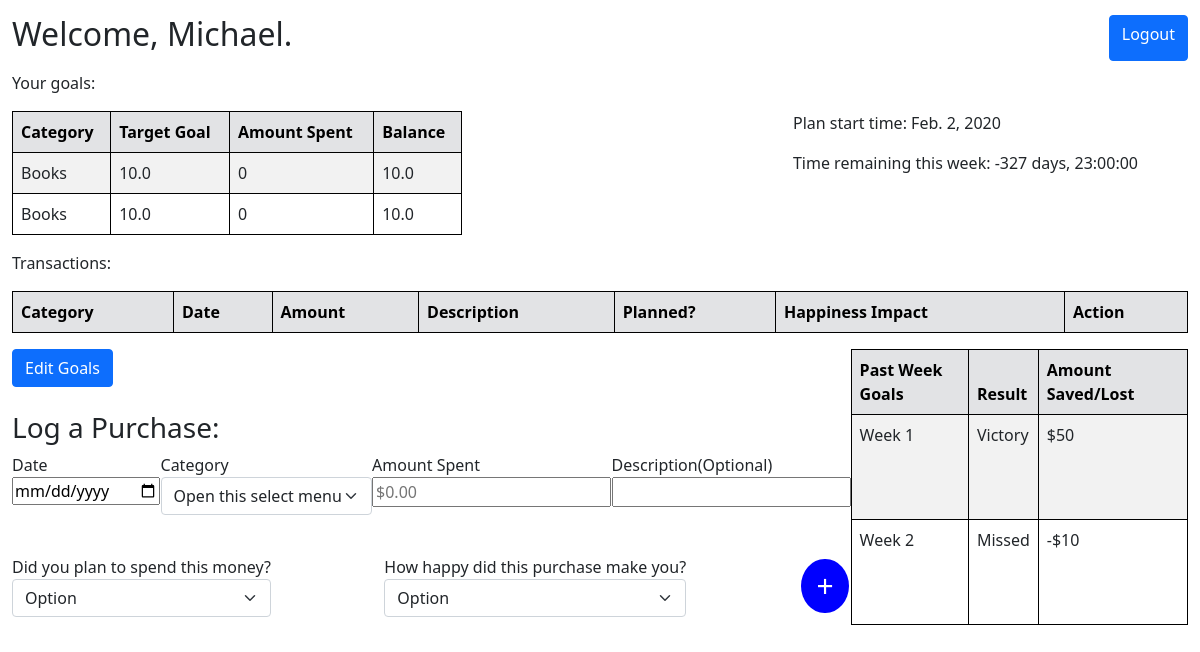
Screenshot of /dashboard (signed in) with the database file from the repository.
### ssm_application/models.py (models this page shows)
class User(models.Model):
    first_name = models.CharField(max_length=30)
    last_name = models.CharField(max_length=30)
    email = models.CharField(max_length=80)
    password = models.CharField(max_length=255)
    plan_start_date = models.DateField(default='2020-01-01')
    created_at = models.DateTimeField(auto_now_add=True)
    updated_at = models.DateTimeField(auto_now=True)
    objects = Manager()

class Goal(models.Model):
    user = models.ForeignKey(User, related_name = "goals", on_delete = models.CASCADE)
    category = models.CharField(max_length=30)
    amount = models.FloatField()

### ssm_application/views.py (the view)
# urls.py: path('dashboard', views.dashboard),
def dashboard(request):
    if 'userid' in request.session:
        logged_user = User.objects.get(id=request.session['userid'])
        user_goal = logged_user.goals.all()
        selected_date = logged_user.plan_start_date #datetime object
        selected_date = datetime.datetime.strftime(selected_date, '%Y-%m-%d')
        selected_date = datetime.datetime.strptime(selected_date, '%Y-%m-%d')
        end_date = selected_date + datetime.timedelta(days=7)
        time_remaining = end_date - datetime.datetime.now() #timedelta
        trans_dict = {}
        bal_trans = {}
        for val in user_goal:
            sum = 0
            for trans in val.transactions.all():
                sum += trans.amount
            trans_dict[val.category] = sum
            bal_trans[val.category] = val.amount - sum
        print(trans_dict)
        context = {
            'user': logged_user,
            'user_goals': user_goal,
            'time_remaining': time_remaining,
            'goal_trans': trans_dict,
            'goal_bal': bal_trans,
        }
        return render(request, "dashboard.html", context)
    return redirect("/")

### ssm_application/templates/dashboard.html (shortened to what this page needs)
<!DOCTYPE html>
<html lang="en">
<head>
    <link href="https://cdn.jsdelivr.net/npm/bootstrap@5.0.0-beta1/dist/css/bootstrap.min.css" rel="stylesheet"
>
</head>
<body>
    <div class="container-xxl main_con">
        <div class="d-flex justify-content-between">
            <h2>Welcome, {{ user.first_name }}.</h2>
            <a href="/logout" class="btn btn-primary">Logout</a>
        </div>
        <div class="d-flex justify-content-between">
            <div style="margin-top: 10px;">
                <p>Your goals:</p>
                <table class="table table-striped tab_style">
                    <thead class="table-secondary">
                        <tr>
                            <th scope="col">Category</th>
                            <th scope="col">Target Goal</th>
                            <th scope="col">Amount Spent</th>
                            <th scope="col">Balance</th>
                        </tr>
                    </thead>
                    <tbody>
                        {% for goal in user_goals %}
                        <tr>
                            <td>{{goal.category}}</td>
                            <td>{{goal.amount}}</td>
                            {% for key, val in goal_trans.items %}
                            {% if key == goal.category %}
                            <td>{{ val }}</td>
                            {% endif %}
                            {% endfor %}
                            {% for key, val in goal_bal.items %}
                            {% if key == goal.category %}
                            <td>{{ val }}</td>
                            {% endif %}
                            {% endfor %}
                        </tr>
                        {% endfor %}
                    </tbody>
                </table>
            </div>
            <div class="show_time">
                <p>Plan start time: {{user.plan_start_date}}</p>
                <p>Time remaining this week: {{time_remaining}}</p>
            </div>
        </div>
        <div>
            <p>Transactions:</p>
            <table class="table table-striped">
                <thead class="table-secondary">
                    <tr>
                        <th scope="col">Category</th>
                        <th scope="col">Date</th>
                        <th scope="col">Amount</th>
                        <th scope="col">Description</th>
                        <th scope="col">Planned?</th>
                        <th scope="col">Happiness Impact</th>
                        <th scope="col">Action</th>
                    </tr>
                </thead>
            </table>
        </div>
        <div class="d-flex justify-content-between">
            <div style="width: 870px;">
                <a href="/goals" class="btn btn-primary">Edit Goals</a><br><br>
                <h3>Log a Purchase:</h3>
                <form action="/log_trans" method="POST">
                    <div class="d-flex justify-content-between">
                        <div>
                            <label for="date">Date</label><br>
                            <input name="purchase_date" type="date">
                        </div>
                        <div>
                            <label for="category">Category</label><br>
                            <select name="category" class="form-select">
                                <option selected>Open this select menu</option>
                            </select>
                        </div>
                        <div>
                            <label for="amount">Amount Spent</label><br>
                            <input name="amt_spent" type="number" placeholder="$0.00">
                        </div>
                        <div>
                            <label for="desc">Description(Optional)</label><br>
                            <input type="textarea" name="desc" id="">
                        </div>
                    </div>
                    <div class="d-flex justify-content-between div_margin">
                        <div>
                            <label for="">Did you plan to spend this money?</label><br>
                            <select name="Plan_or_not" class="form-select" aria-label="Default select example">
                                <option selected>Option</option>
                            </select>
                        </div>
                        <div>
                            <label for="">How happy did this purchase make you?</label><br>
                            <select name="how_happy" class="form-select" aria-label="Default select example">
                                <option selected>Option</option>
                            </select>
                        </div>
                        <button type="submit" class="button">+</button>
                    </div><br>
                </form>
            </div>
            <table class="table table-striped log_tab_style">
                <thead class="table-secondary">
                    <tr>
                        <th scope="col">Past Week Goals</th>
                        <th scope="col">Result</th>
                        <th scope="col">Amount Saved/Lost</th>
                    </tr>
                </thead>
                <tbody>
                    <tr>
                        <td>Week 1</td>
                        <td>Victory</td>
                        <td>$50</td>
                    </tr>
                    <tr>
                        <td>Week 2</td>
                        <td>Missed</td>
                        <td>-$10</td>
                    </tr>
                </tbody>
            </table>
        </div>
    </div>
</body>
</html>

### ssm_application/templates/dashboard.html (style rules this page uses)
.main_con { margin-top: 15px; }
.tab_style { border: 1px solid black; width: 450px; }
th, td { border: 1px solid black; }
.show_time { margin: 50px; }
.log_tab_style { width: 350px; }
.div_margin { margin-top: 40px; }
.button { background-color: blue; border: none; color: white; padding: 3px 15px; text-align: center; text-decoration: none; display: inline-block; font-size: 30px; margin: 4px 2px; cursor: pointer; border-radius: 50%; }

### rows the page displays
User: first_name "Michael", plan_start_date "Feb. 2, 2020"
Goal: category "Books", amount "10.0", goal_trans "0", goal_bal "10.0"
Goal: category "Books", amount "10.0", goal_trans "0", goal_bal "10.0"
